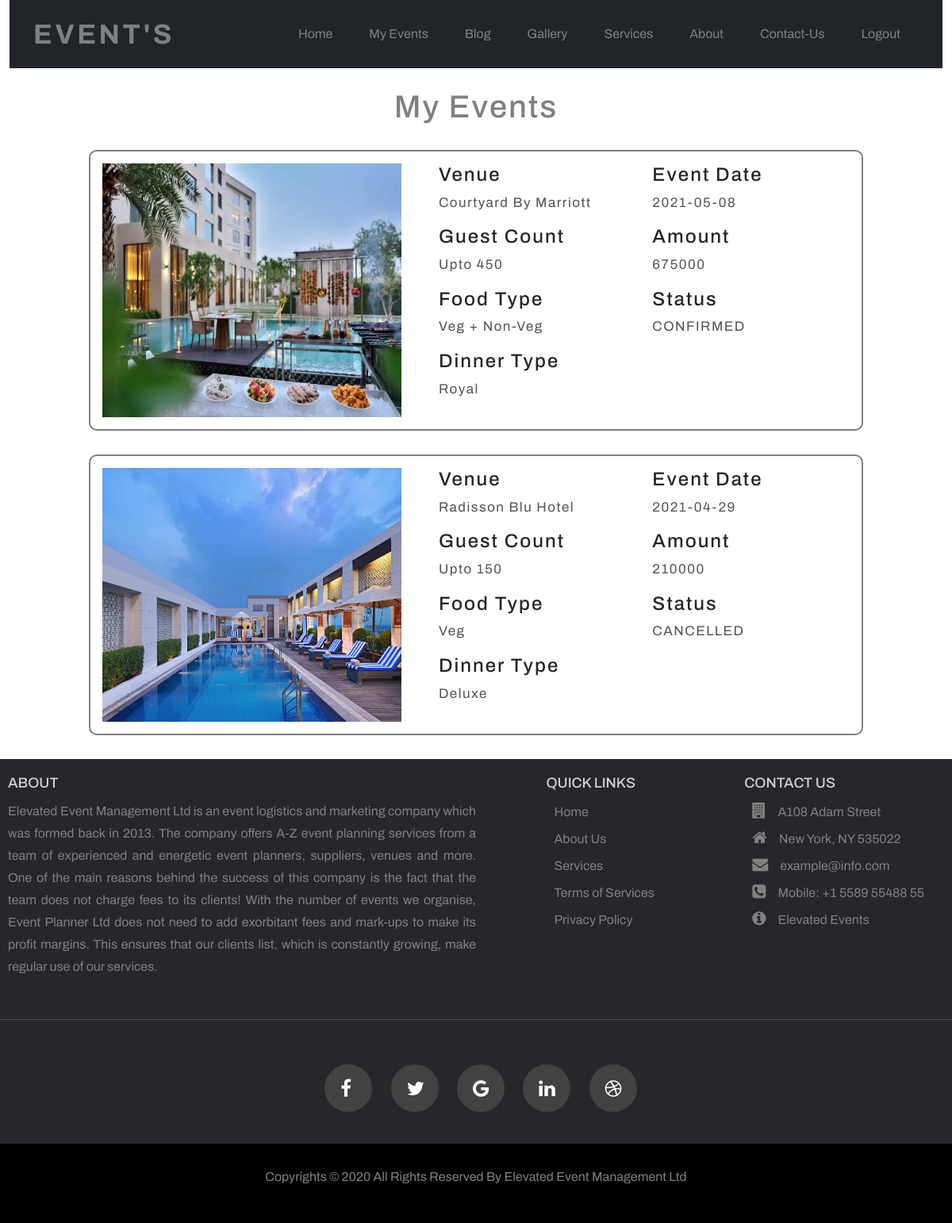
Screenshot of /MyEvents/ (signed in) with the database file from the repository.
### app/models.py (models this page shows)
class Booking(models.Model):
    user = models.ForeignKey(User,on_delete=models.CASCADE)
    venue = models.ForeignKey(Venue,on_delete=models.CASCADE)
    food_type = models.CharField(max_length=500)
    dinner_type = models.CharField(max_length=500)
    guest_count = models.IntegerField(default=100)
    total_cost = models.IntegerField(default=0)
    date = models.CharField(max_length=100)
    status = models.CharField(max_length=500,default="Pending")
    isPending = models.BooleanField(default=True)

class Venue(models.Model):
    event = models.ForeignKey(Event,on_delete=models.CASCADE)
    name = models.CharField(max_length=500)
    image = models.ImageField(upload_to='event/static/VenueImages/')
    location = models.CharField(max_length=1000)
    rating = models.DecimalField(decimal_places=2,max_digits=4)
    guests = models.IntegerField()
    wifi_available = models.BooleanField(default=False)
    t4seven_available = models.BooleanField(default=False)
    lightning_available = models.BooleanField(default=False)
    catering_available = models.BooleanField(default=False)
    dj_available = models.BooleanField(default=False)
    normal_plate_rate = models.IntegerField(default=0)
    deluxe_plate_rate = models.IntegerField(default=0)
    royal_plate_rate = models.IntegerField(default=0)

### app/views.py (the view)
# urls.py: path('MyEvents/',MyEventsView,name='myevents'),
def MyEventsView(request):
    bookings = Booking.objects.filter(user=request.user)
    context = { 'bookings' : bookings }
    return render(request, 'MyEvents.html',context=context)

### app/templates/MyEvents.html (shortened to what this page needs)
<!DOCTYPE html>
<html lang="en">
<head>
    <link rel="stylesheet" href="../static/Style/indexFooter.css">
    <link rel="stylesheet" href="https://stackpath.bootstrapcdn.com/font-awesome/4.7.0/css/font-awesome.min.css">
    <link rel="stylesheet" href="../static/Style/MyEvents.css">
    <link rel="stylesheet" href="../static/css/bootstrap.min.css">
</head>
<body>
    <div class="container-fluid">
        <nav class="navbar navbar-expand-lg bg-dark nav1">
            <div class="container">
                <a class="navbar-brand title" href="/Home/">Event's</a>
                <div class="collapse navbar-collapse" id="navbarSupportedContent">
                    <ul class="navbar-nav mr-auto w-100 justify-content-end">
                        <li class="nav-item active li-link">
                            <a class="nav-link li-link" href="/Home/">Home</a>
                        </li>
                        <li class="nav-item">
                            <a class="nav-link li-link" href="/MyEvents/">My Events</a>
                        </li>
                        <li class="nav-item">
                            <a class="nav-link li-link" href="/Blog/">Blog</a>
                        </li>
                        <li class="nav-item">
                            <a class="nav-link li-link" href="/Gallery/">Gallery</a>
                        </li>
                        <li class="nav-item">
                            <a class="nav-link li-link" href="/Services/">Services</a>
                        </li>
                        <li class="nav-item">
                            <a class="nav-link li-link" href="/About/">About</a>
                        </li>
                        <li class="nav-item">
                            <a class="nav-link li-link" href="/ContactUs/">Contact-Us</a>
                        </li>
                        <li class="nav-item">
                            <a class="nav-link li-link" href="/Logout/">Logout</a>
                        </li>
                    </ul>
                </div>
            </div>
        </nav>
        <div class="header">
            <h1>My Events</h1>
        </div>
        {% for booking in bookings %}
        <div class="content">
            <div class="left">
                <img src="/static/{{booking.venue.image }}/" alt="">
            </div>
            <div class="right">
                <div class="right-left">
                    <h4>Venue</h4>
                    <p> {{booking.venue.name}}</p>
                    <h4>Guest Count</h4>
                    <p>Upto {{booking.guest_count}}</p>
                    <h4>Food Type</h4>
                    <p style="text-transform: capitalize;">{{booking.food_type}}</p>
                    <h4>Dinner Type</h4>
                    <p style="text-transform: capitalize;"> {{booking.dinner_type}} </p>
                </div>
                <div class="right-right">
                    <h4>Event Date</h4>
                    <p> {{booking.date}}</p>
                    <h4>Amount</h4>
                    <p> {{booking.total_cost}}</p>
                    <h4>Status</h4>
                    <p>{{booking.status}}</p>
                </div>
            </div>
        </div>
        {% endfor %}
    </div>
    <footer>
        <section class="sec-1">
            <section class="about">
                <h2>About</h2>
                <p>Elevated Event Management Ltd is an event logistics and marketing company which was formed
                    back
                    in 2013. The
                    company offers A-Z event planning services from a team of experienced and energetic event
                    planners, suppliers, venues and more. One of the main reasons behind the success of this
                    company
                    is the fact that the team does not charge fees to its clients! With the number of events
                    we organise, Event Planner Ltd does not need to add exorbitant fees and mark-ups to make its
                    profit margins. This ensures that our clients list, which is constantly growing, make
                    regular
                    use of our services.</p>
            </section>
            <section class="link2">
                <h2 class="quick-1">Quick Links</h2>
                <ul>
                    <li><a href="/Home/">Home</a></li>
                    <li><a href="/About/">About Us</a></li>
                    <li><a href="/Services/">Services</a></li>
                    <li><a href="/termsofservices/">Terms of Services</a></li>
                    <li><a href="/privacypolicy/">Privacy Policy</a></li>
                </ul>
            </section>
            <section class="link3">
                <h2 class="quick-2">Contact Us</h2>
                <ul>
                    <li><i class="fa fa-building"></i><span>A108 Adam Street</span></li>
                    <li><i class="fa fa-home"></i><span>New York, NY 535022</span></li>
                    <li><i class="fa fa-envelope"></i><span><a
                                href="mailto:example@info.com">example@info.com</a></span></li>
                    <li><i class="fa fa-phone-square"></i><span><a href="tel:+1 5589 55488 55">Mobile: +1 5589 55488
                                55</a></span></li>
                    <li><i class="fa fa-info-circle"></i><a href="#">Elevated Events</a></li>
                </ul>
            </section>
        </section>
        <hr width="100%" noshade style="color: white; opacity: .2;">
        <section class="sec-3">
            <ul>
                <li><a href="#"><i class="fa fa-facebook"></i></a></li>
                <li><a href="#"><i class="fa fa-twitter"></i></a></li>
                <li><a href="#"><i class="fa fa-google"></i></a></li>
                <li><a href="#"><i class="fa fa-linkedin"></i></a></li>
                <li><a href="#"><i class="fa fa-dribbble"></i></a></li>
            </ul>
        </section>
        <section class="sec-4">
            <p>
                Copyrights &copy 2020 All Rights Reserved By
                <a href="#">Elevated Event Management Ltd</a>
            </p>
        </section>
    </footer>
</body>
</html>

### app/static/Style/indexFooter.css (style rules this page uses)
* { margin: 0; padding: 0; box-sizing: border-box; }
footer { margin-top: 30px; width: 100%; background-color: #26272b; }
.sec-1 { display: flex; flex-direction: row; justify-content: space-between; padding: 20px 10px; }
.about { width: 50%; }
.sec-1 h2 { font-size: 18px; color: lightgray; text-transform: uppercase; }
.about p { text-align: justify; color: grey; line-height: 28px; margin-top: 10px; }
.sec-1 ul { list-style: none; }
.sec-1 ul li { padding: 5px; margin-right: 20px; }
.sec-1 a { text-decoration: none; color: grey; }
.sec-1 span { color: grey; }
.sec-1 i { color: grey; font-size: 20px; }
.link3 i { margin-right: 15px; }
.quick-1, .quick-2 { margin-left: 27px; }
hr { opacity: .2; color: white; }
.sec-3 { display: flex; justify-content: center; padding: 20px; }
.sec-3 ul { list-style: none; margin: 20px; }
.sec-3 ul li { display: inline-block; width: 60px; height: 60px; border-radius: 50%; background-color: #424242; padding: 20px; margin-right: 20px; }
.sec-3 ul li i { color: white; font-size: 24px; line-height: 20px; text-align: center; }
.sec-4 { display: flex; justify-content: center; background-color: black; padding: 30px; }
.sec-4 p { color: gray; position: relative; }
.sec-4 p a { color: gray; text-decoration: none; }
.sec-4 p::after { content: ''; display: block; width: 0; bottom: -10px; right: 0; height: 2px; position: absolute; background-color: yellow; transition: all .3s; }

### app/static/Style/MyEvents.css (style rules this page uses)
* { padding: 0; margin: 0; box-sizing: border-box; font-family: 'Archivo', sans-serif; }
a.title { font-weight: bold; text-transform: uppercase; color: gray; font-size: 35px; letter-spacing: 3.5px; }
.navbar ul li { margin: 15px; }
.navbar ul li .li-link { position: relative; color: grey; }
.navbar ul li .li-link:before { content: ""; position: absolute; width: 0; height: 2px; bottom: 0; right: 0; background-color: white; visibility: hidden; transition: all 0.3s ease-in-out; }
.header h1 { color: gray; text-align: center; }
.header h1 { margin-top: 25px; margin-bottom: 10px; letter-spacing: 2px; }
.content { width: 83%; border: 2px solid gray; padding: 15px; margin: auto; margin-top: 30px; margin-bottom: 20px; border-radius: 10px; }
.content .left { float: left; width: 40%; }
.content img { width: 100%; height: 320px; }
.content .right { float: right; width: 55%; }
.content::after { content: ''; display: block; clear: both; }
.content .right .right-left { float: left; width: 50%; }
.content .right .right-right { float: right; width: 48%; }
.right::after { content: ''; display: block; clear: both; }
.content .right h4 { color: #252525; letter-spacing: 2px; }
.content .right p { font-size: 17px; letter-spacing: 1.5px; color: #525252; }

### rows the page displays
Booking: venue.image (picture), venue.name "Courtyard By Marriott", guest_count "450", food_type "Veg + Non-Veg", dinner_type "Royal", date "2021-05-08", total_cost "675000", status "CONFIRMED"
Booking: venue.image (picture), venue.name "Radisson Blu Hotel", guest_count "150", food_type "Veg", dinner_type "Deluxe", date "2021-04-29", total_cost "210000", status "CANCELLED"
